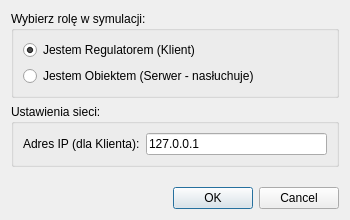
<?xml version="1.0" encoding="UTF-8"?>
<ui version="4.0">
 <class>oknosiec</class>
 <widget class="QDialog" name="oknosiec">
  <property name="geometry">
   <rect>
    <x>0</x>
    <y>0</y>
    <width>350</width>
    <height>220</height>
   </rect>
  </property>
  <property name="windowTitle">
   <string>Ustawienia Połączenia Sieciowego</string>
  </property>
  <layout class="QVBoxLayout" name="verticalLayout">
   <item>
    <widget class="QGroupBox" name="groupBoxRola">
     <property name="title">
      <string>Wybierz rolę w symulacji:</string>
     </property>
     <layout class="QVBoxLayout" name="verticalLayout_2">
      <item>
       <widget class="QRadioButton" name="radioButtonRegulator">
        <property name="text">
         <string>Jestem Regulatorem (Klient)</string>
        </property>
        <property name="checked">
         <bool>true</bool>
        </property>
       </widget>
      </item>
      <item>
       <widget class="QRadioButton" name="radioButtonObiekt">
        <property name="text">
         <string>Jestem Obiektem (Serwer - nasłuchuje)</string>
        </property>
       </widget>
      </item>
     </layout>
    </widget>
   </item>
   <item>
    <widget class="QGroupBox" name="groupBoxAdres">
     <property name="title">
      <string>Ustawienia sieci:</string>
     </property>
     <layout class="QHBoxLayout" name="horizontalLayout">
      <item>
       <widget class="QLabel" name="label">
        <property name="text">
         <string>Adres IP (dla Klienta):</string>
        </property>
       </widget>
      </item>
      <item>
       <widget class="QLineEdit" name="lineEditIP">
        <property name="text">
         <string>127.0.0.1</string>
        </property>
       </widget>
      </item>
     </layout>
    </widget>
   </item>
   <item>
    <spacer name="verticalSpacer">
     <property name="orientation">
      <enum>Qt::Vertical</enum>
     </property>
     <property name="sizeHint" stdset="0">
      <size>
       <width>20</width>
       <height>40</height>
      </size>
     </property>
    </spacer>
   </item>
   <item>
    <widget class="QDialogButtonBox" name="buttonBox">
     <property name="orientation">
      <enum>Qt::Horizontal</enum>
     </property>
     <property name="standardButtons">
      <set>QDialogButtonBox::Cancel|QDialogButtonBox::Ok</set>
     </property>
    </widget>
   </item>
  </layout>
 </widget>
 <resources/>
 <connections>
  <connection>
   <sender>buttonBox</sender>
   <signal>accepted()</signal>
   <receiver>oknosiec</receiver>
   <slot>accept()</slot>
   <hints>
    <hint type="sourcelabel">
     <x>248</x>
     <y>254</y>
    </hint>
    <hint type="destinationlabel">
     <x>157</x>
     <y>274</y>
    </hint>
   </hints>
  </connection>
  <connection>
   <sender>buttonBox</sender>
   <signal>rejected()</signal>
   <receiver>oknosiec</receiver>
   <slot>reject()</slot>
   <hints>
    <hint type="sourcelabel">
     <x>316</x>
     <y>260</y>
    </hint>
    <hint type="destinationlabel">
     <x>286</x>
     <y>274</y>
    </hint>
   </hints>
  </connection>
 </connections>
</ui>
